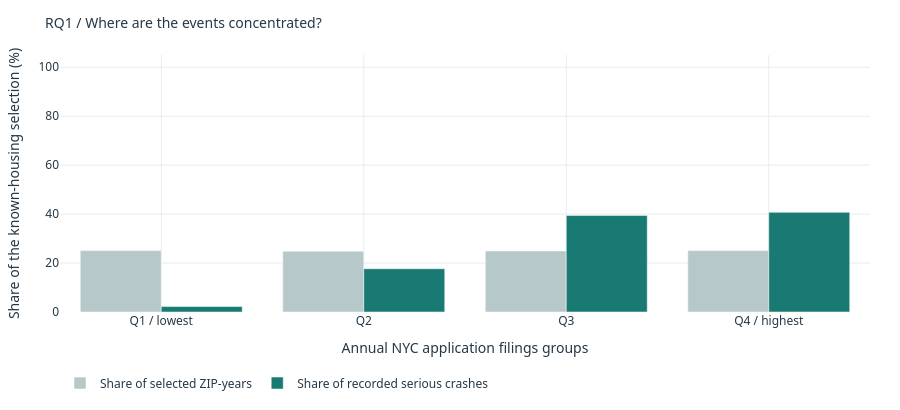

Source (notebook cell):
### Markdown cell above
## 3. RQ1 - What share of recorded serious crashes falls in the highest-filing activity group?
The grouped bar chart compares each housing group's share of retained serious crashes against its share of selected, housing-covered ZIP-years. The event denominator excludes unknown-housing ZIP-years so every included event can be assigned a housing group.

This is a concentration comparison, not a population-adjusted risk rate. It does not show that filings caused crashes.

### Code cell
figure_rq1 = concentration_figure(report)
figure_rq1.show(renderer="plotly_mimetype")
top = report.concentration.loc["Q4 / highest"]
display(Markdown(
    f"**Finding:** the highest-filing group represents **{top['record_share']:.1%}** of housing-covered ZIP-years "
    f"and **{top['event_share']:.1%}** of their recorded serious crashes. "
    "This measures concentration across places/years, not a construction effect or individual risk."
))

### Figure 1 — Plotly figure (JSON) as saved in the notebook; plotly's stock layout.template omitted (floating-point values rounded to 4 significant figures)
{"data": [{"marker": {"color": "#b7c8ca"}, "name": "Share of selected ZIP-years", "type": "bar", "x": ["Q1 / lowest", "Q2", "Q3", "Q4 / highest"], "y": [25.09, 24.86, 24.97, 25.09]}, {"marker": {"color": "#187a73"}, "name": "Share of recorded serious crashes", "type": "bar", "x": ["Q1 / lowest", "Q2", "Q3", "Q4 / highest"], "y": [2.213, 17.68, 39.4, 40.7]}], "layout": {"barmode": "group", "font": {"color": "#253847", "family": "Segoe UI, Arial, sans-serif", "size": 12}, "height": 410, "hoverlabel": {"bgcolor": "white"}, "legend": {"orientation": "h", "x": 0, "y": -0.22}, "margin": {"b": 65, "l": 60, "r": 30, "t": 55}, "paper_bgcolor": "rgba(0,0,0,0)", "plot_bgcolor": "rgba(0,0,0,0)", "title": {"font": {"size": 14}, "text": "RQ1 / Where are the events concentrated?"}, "xaxis": {"gridcolor": "#e8ecec", "title": {"text": "Annual NYC application filings groups"}, "zeroline": false}, "yaxis": {"gridcolor": "#e8ecec", "range": [0, 105], "title": {"text": "Share of the known-housing selection (%)"}, "zeroline": false}}}
